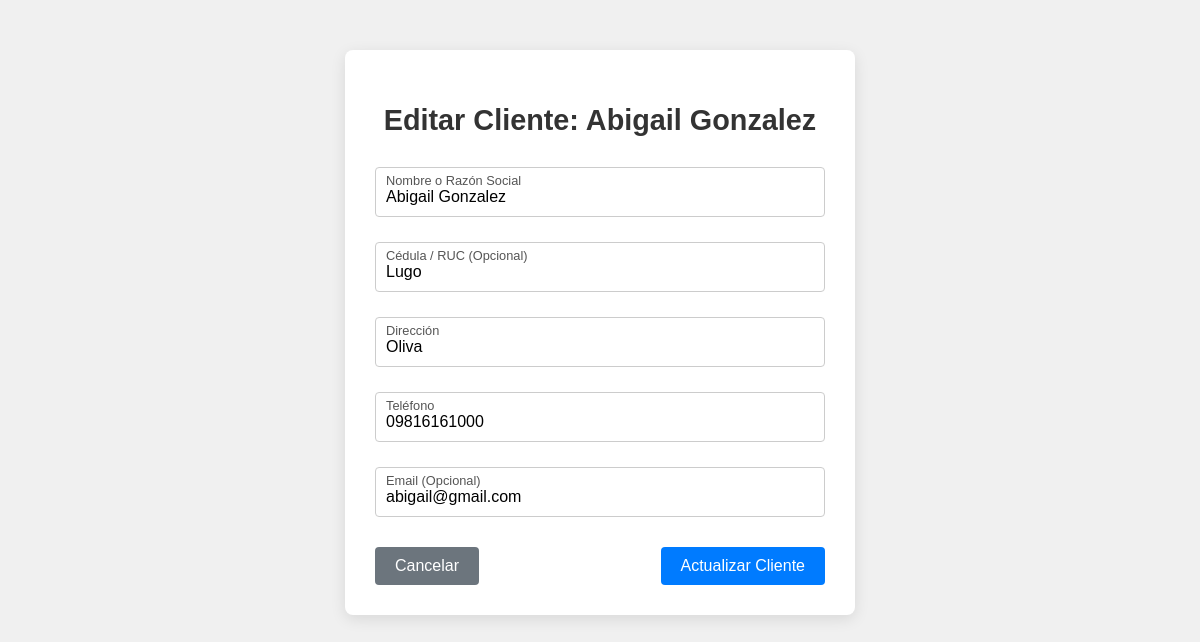
The page /clientes/editar/2/ (signed in) on the database its author committed.
### inventario/models.py (models this page shows, shortened)
class Cliente(models.Model):
    nombre_completo = models.CharField(max_length=150, unique=True, verbose_name='Nombre o Razón Social')
    cedula_ruc = models.CharField(max_length=20, unique=True, blank=True, null=True, verbose_name='Cédula/RUC (Identificación)')
    direccion = models.CharField(max_length=255, blank=True, null=True, verbose_name='Dirección')
    telefono = models.CharField(max_length=20, blank=True, null=True, verbose_name='Teléfono')
    email = models.EmailField(max_length=100, blank=True, null=True, verbose_name='Email')
    fecha_creacion = models.DateTimeField(auto_now_add=True, verbose_name='Fecha de Creación')
    class Meta:
        verbose_name = 'Cliente'
        verbose_name_plural = 'Clientes'
        ordering = ['nombre_completo']

### inventario/views.py (the view, shortened to what this page needs)
# urls.py: path('clientes/editar/<int:pk>/', views.cliente_form, name='editar_cliente'), # Nueva
@login_required
@user_passes_test(lambda user: user.is_staff)
def cliente_form(request, pk=None):
    cliente = None
    if pk:
        cliente = get_object_or_404(Cliente, pk=pk)
        titulo_form = f"Editar Cliente: {cliente.nombre_completo}"
    else:
        titulo_form = "Registrar Nuevo Cliente"
    datos_prev = {}
    if cliente:
        datos_prev = {
            'nombre_completo': cliente.nombre_completo,
            'cedula_ruc': cliente.cedula_ruc,
            'direccion': cliente.direccion,
            'telefono': cliente.telefono,
            'email': cliente.email,
        }
    mensaje = None
    es_error = False
    contexto = {
        'cliente': cliente,
        'datos_prev': datos_prev,
        'mensaje': mensaje,
        'es_error': es_error,
        'titulo_form': titulo_form,
    }
    return render(request, 'cliente_form.html', contexto)

### templates/cliente_form.html (shortened to what this page needs)
{% load static %}
<!DOCTYPE html>
<html>
<head>
    <link rel="stylesheet" href="{% static 'inventario/css/styles.css' %}" />
</head>
<body style="background-color: #f0f0f0">
    <div class="auth-container" style="width: 450px; margin-top: 50px">
        <h2>{{ titulo_form }}</h2>
        {% if cliente %}
            <form method="post" action="{% url 'editar_cliente' pk=cliente.pk %}">
        {% else %}
            <form method="post" action="{% url 'crear_cliente' %}">
        {% endif %}
            <div class="form-field">
                <label for="nombre_completo">Nombre o Razón Social</label>
                <input
                    type="text"
                    id="nombre_completo"
                    name="nombre_completo"
                    value="{{ datos_prev.nombre_completo }}"
                    required
                />
            </div>
            <div class="form-field">
                <label for="cedula_ruc">Cédula / RUC (Opcional)</label>
                <input
                    type="text"
                    id="cedula_ruc"
                    name="cedula_ruc"
                    value="{{ datos_prev.cedula_ruc }}"
                    placeholder="Documento de Identificación"
                />
            </div>
            <div class="form-field">
                <label for="direccion">Dirección</label>
                <input
                    type="text"
                    id="direccion"
                    name="direccion"
                    value="{{ datos_prev.direccion }}"
                    required
                />
            </div>
            <div class="form-field">
                <label for="telefono">Teléfono</label>
                <input
                    type="text"
                    id="telefono"
                    name="telefono"
                    value="{{ datos_prev.telefono }}"
                    required
                />
            </div>
            <div class="form-field">
                <label for="email">Email (Opcional)</label>
                <input
                    type="email"
                    id="email"
                    name="email"
                    value="{{ datos_prev.email }}"
                    placeholder="correo@ejemplo.com"
                />
            </div>
            <div
                class="form-actions"
                style="justify-content: space-between; margin-top: 30px"
            >
                <a
                    href="{% url 'listar_clientes' %}"
                    class="auth-button"
                    style="background-color: #6c757d; text-decoration: none"
                >
                    Cancelar
                </a>
                <button
                    type="submit"
                    class="auth-button"
                    style="background-color: #007bff"
                >
                    {% if cliente %}Actualizar Cliente{% else %}Registrar Cliente{% endif %}
                </button>
            </div>
        </form>
    </div>
</body>
</html>

### inventario/static/inventario/css/styles.css (style rules this page uses)
body { font-family: "Arial", sans-serif; margin: 0; background-color: #f4f4f4; }
.auth-container { width: 400px; max-width: 90%; background-color: #fff; padding: 30px; border-radius: 8px; box-shadow: 0 4px 15px rgba(0, 0, 0, 0.1); margin: 50px auto; }
.auth-container h2 { text-align: center; margin-bottom: 30px; font-size: 1.8em; color: #333; }
.form-field { position: relative; margin-bottom: 25px; padding: 15px 10px 5px 10px; border: 1px solid #ccc; border-radius: 4px; transition: border-color 0.3s; }
.form-field label { position: absolute; top: 5px; left: 10px; font-size: 0.8em; color: #555; pointer-events: none; transition: all 0.2s; }
.form-field input, .form-field select { width: 100%; border: none; outline: none; padding: 5px 0; font-size: 1em; box-sizing: border-box; background: none; }
.form-actions { display: flex; justify-content: space-between; align-items: center; margin-top: 20px; }
.auth-button { background-color: #28a745; color: white; border: none; padding: 10px 20px; border-radius: 4px; cursor: pointer; font-size: 1em; transition: background-color 0.3s, opacity 0.3s; text-align: center; text-decoration: none; }
.auth-button[style*="#007bff"], .auth-button.btn-primary { background-color: #007bff !important; }

### rows shown on the page
Cliente: nombre_completo "Abigail Gonzalez", cedula_ruc "Lugo", direccion "Oliva", telefono "09816161000", email "abigail@gmail.com"

### other values the page prints
{{ titulo_form }} "Editar Cliente: Abigail Gonzalez"
